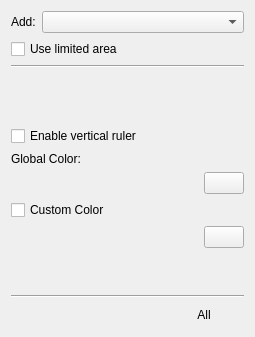
<?xml version="1.0" encoding="UTF-8"?>
<ui version="4.0">
 <author>
    SPDX-FileCopyrightText: none
    SPDX-License-Identifier: GPL-3.0-or-later
  </author>
 <class>AssistantsToolOptions</class>
 <widget class="QWidget" name="AssistantsToolOptions">
  <property name="geometry">
   <rect>
    <x>0</x>
    <y>0</y>
    <width>255</width>
    <height>337</height>
   </rect>
  </property>
  <layout class="QVBoxLayout" name="verticalLayout">
   <item>
    <layout class="QFormLayout" name="formLayout_2">
     <property name="rowWrapPolicy">
      <enum>QFormLayout::WrapLongRows</enum>
     </property>
     <item row="0" column="0">
      <widget class="QLabel" name="label">
       <property name="sizePolicy">
        <sizepolicy hsizetype="Fixed" vsizetype="Preferred">
         <horstretch>0</horstretch>
         <verstretch>0</verstretch>
        </sizepolicy>
       </property>
       <property name="text">
        <string>Add:</string>
       </property>
      </widget>
     </item>
     <item row="0" column="1">
      <widget class="QComboBox" name="availableAssistantsComboBox"/>
     </item>
    </layout>
   </item>
   <item>
    <widget class="QCheckBox" name="localAssistantCheckbox">
     <property name="toolTip">
      <string>The assistant will have additional handles that describe the area the assistant works in</string>
     </property>
     <property name="text">
      <string>Use limited area</string>
     </property>
    </widget>
   </item>
   <item>
    <widget class="Line" name="line_2">
     <property name="orientation">
      <enum>Qt::Horizontal</enum>
     </property>
    </widget>
   </item>
   <item>
    <widget class="KisDoubleSliderSpinBox" name="twoPointDensitySpinbox" native="true">
     <property name="minimumSize">
      <size>
       <width>50</width>
       <height>20</height>
      </size>
     </property>
    </widget>
   </item>
   <item>
    <widget class="KisDoubleSliderSpinBox" name="vanishingPointAngleSpinbox" native="true">
     <property name="minimumSize">
      <size>
       <width>50</width>
       <height>20</height>
      </size>
     </property>
    </widget>
   </item>
   <item>
    <widget class="QCheckBox" name="twoPointUseVerticalCheckbox">
     <property name="toolTip">
      <string>When enabled, it gives assistance for drawing vertical lines (perpendicular to the horizon line)</string>
     </property>
     <property name="text">
      <string extracomment="User/snap to vertical line in 2 point perspective assistant">Enable vertical ruler</string>
     </property>
    </widget>
   </item>
   <item>
    <widget class="QLabel" name="globalColorLabel">
     <property name="sizePolicy">
      <sizepolicy hsizetype="Fixed" vsizetype="Preferred">
       <horstretch>0</horstretch>
       <verstretch>0</verstretch>
      </sizepolicy>
     </property>
     <property name="text">
      <string>Global Color:</string>
     </property>
    </widget>
   </item>
   <item>
    <layout class="QHBoxLayout" name="horizontalLayout_3">
     <item>
      <widget class="KisSliderSpinBox" name="assistantsGlobalOpacitySlider" native="true">
       <property name="minimumSize">
        <size>
         <width>30</width>
         <height>0</height>
        </size>
       </property>
       <property name="maximum" stdset="0">
        <number>100</number>
       </property>
      </widget>
     </item>
     <item>
      <widget class="KColorButton" name="assistantsColor">
       <property name="sizePolicy">
        <sizepolicy hsizetype="Fixed" vsizetype="Fixed">
         <horstretch>0</horstretch>
         <verstretch>0</verstretch>
        </sizepolicy>
       </property>
       <property name="minimumSize">
        <size>
         <width>20</width>
         <height>0</height>
        </size>
       </property>
      </widget>
     </item>
    </layout>
   </item>
   <item>
    <widget class="QCheckBox" name="useCustomAssistantColor">
     <property name="enabled">
      <bool>true</bool>
     </property>
     <property name="sizePolicy">
      <sizepolicy hsizetype="Minimum" vsizetype="Fixed">
       <horstretch>0</horstretch>
       <verstretch>0</verstretch>
      </sizepolicy>
     </property>
     <property name="text">
      <string>Custom Color</string>
     </property>
    </widget>
   </item>
   <item>
    <layout class="QHBoxLayout" name="horizontalLayout_4">
     <item>
      <widget class="KisSliderSpinBox" name="customColorOpacitySlider" native="true">
       <property name="minimumSize">
        <size>
         <width>30</width>
         <height>0</height>
        </size>
       </property>
       <property name="maximum" stdset="0">
        <number>100</number>
       </property>
      </widget>
     </item>
     <item>
      <widget class="KColorButton" name="customAssistantColorButton">
       <property name="sizePolicy">
        <sizepolicy hsizetype="Fixed" vsizetype="Fixed">
         <horstretch>0</horstretch>
         <verstretch>0</verstretch>
        </sizepolicy>
       </property>
       <property name="minimumSize">
        <size>
         <width>20</width>
         <height>0</height>
        </size>
       </property>
      </widget>
     </item>
    </layout>
   </item>
   <item>
    <layout class="QHBoxLayout" name="horizontalLayout_5"/>
   </item>
   <item>
    <spacer name="verticalSpacer">
     <property name="orientation">
      <enum>Qt::Vertical</enum>
     </property>
     <property name="sizeHint" stdset="0">
      <size>
       <width>20</width>
       <height>5</height>
      </size>
     </property>
    </spacer>
   </item>
   <item>
    <widget class="Line" name="line">
     <property name="orientation">
      <enum>Qt::Horizontal</enum>
     </property>
    </widget>
   </item>
   <item>
    <layout class="QHBoxLayout" name="horizontalLayout_2">
     <item>
      <widget class="QPushButton" name="loadAssistantButton">
       <property name="toolTip">
        <string>Load Assistant Set</string>
       </property>
       <property name="text">
        <string/>
       </property>
       <property name="iconSize">
        <size>
         <width>18</width>
         <height>18</height>
        </size>
       </property>
       <property name="flat">
        <bool>true</bool>
       </property>
      </widget>
     </item>
     <item>
      <widget class="QPushButton" name="saveAssistantButton">
       <property name="toolTip">
        <string>Save Assistant Set</string>
       </property>
       <property name="text">
        <string/>
       </property>
       <property name="iconSize">
        <size>
         <width>18</width>
         <height>18</height>
        </size>
       </property>
       <property name="flat">
        <bool>true</bool>
       </property>
      </widget>
     </item>
     <item>
      <spacer name="horizontalSpacer">
       <property name="orientation">
        <enum>Qt::Horizontal</enum>
       </property>
       <property name="sizeHint" stdset="0">
        <size>
         <width>40</width>
         <height>20</height>
        </size>
       </property>
      </spacer>
     </item>
     <item>
      <widget class="QPushButton" name="deleteAllAssistantsButton">
       <property name="text">
        <string>All</string>
       </property>
       <property name="iconSize">
        <size>
         <width>18</width>
         <height>18</height>
        </size>
       </property>
       <property name="flat">
        <bool>true</bool>
       </property>
      </widget>
     </item>
    </layout>
   </item>
  </layout>
 </widget>
 <customwidgets>
  <customwidget>
   <class>KColorButton</class>
   <extends>QPushButton</extends>
   <header>kcolorbutton.h</header>
   <container>1</container>
  </customwidget>
  <customwidget>
   <class>KisSliderSpinBox</class>
   <extends>QWidget</extends>
   <header>kis_slider_spin_box.h</header>
   <container>1</container>
  </customwidget>
  <customwidget>
   <class>KisDoubleSliderSpinBox</class>
   <extends>QWidget</extends>
   <header location="global">kis_slider_spin_box.h</header>
   <container>1</container>
  </customwidget>
 </customwidgets>
 <resources/>
 <connections/>
</ui>
